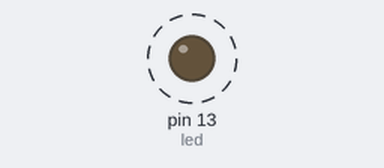
Recording of a sketch running on a simulated Arduino Uno, built with avr-gcc and run on an emulated ATmega328P. Shown: output pins drawn as LEDs (lit = HIGH). Dashed ring = blinking.

Above: at 0.3 s.
Timing chart, 0 to 3.2 s (numbered marks = the images above):
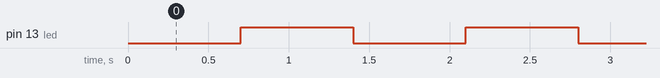

The sketch:

timer_exercise_1_a.ino
```cpp
int toggle = 0;
#define led 13
#define CLEAR 0
#define SET 1
#define ON 1
#define OFF 0

//clear = 0
unsigned char timer100ms = CLEAR ;
unsigned long lastimer = CLEAR;
unsigned char ledstatus = ON;
unsigned char ledcounter = CLEAR;


void setup()
{
// put your setup code here, to run once:
pinMode(led, OUTPUT);
}

void timer()
{
    // put your main code here, to run repeatedly:
  unsigned long data;
  timer100ms = CLEAR;


  data = millis();

  if ((data-lastimer)>=100)
  {
    timer100ms = SET;
    lastimer = millis();
  }

}

void loop()
{

  timer();

  if(timer100ms == SET)
  {

    if( ledcounter++>5)
    {
      toggle = !toggle;
      ledcounter = CLEAR;
      digitalWrite(led,toggle);


    }
  }
}
```

Measured:
- by itself, pin 13 (led): alternates HIGH for 0.70 s and LOW for 0.70 s
